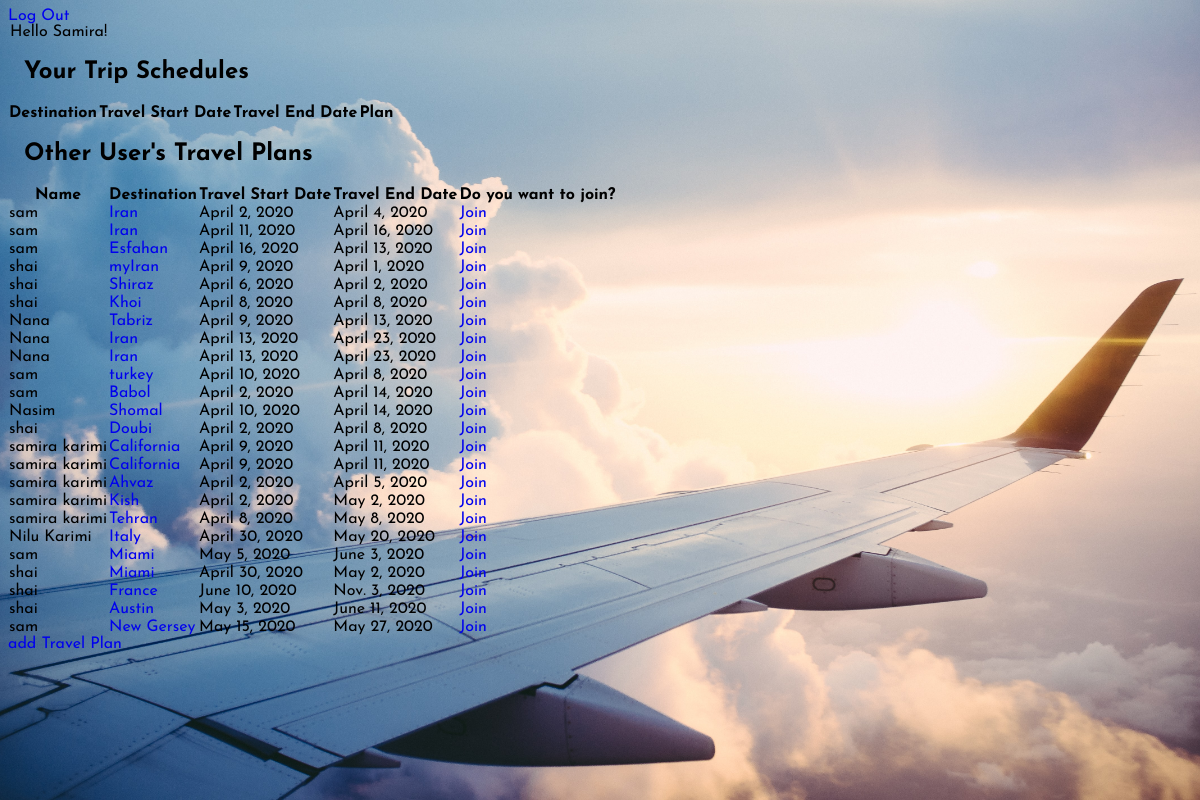
Screenshot of /success (signed in) with the database file from the repository.
### python_exam_app/models.py (models this page shows)
class User(models.Model):
    name= models.CharField(max_length=255)
    user_name = models.CharField(max_length=255)
    password = models.CharField(max_length=255)
    created_at = models.DateTimeField(auto_now_add=True)
    updated_at = models.DateTimeField(auto_now= True)
    objects = UserManager()

class Trip(models.Model):
    destination= models.CharField(max_length=255)
    description= models.CharField(max_length=255,null=False)
    uploader = models.ForeignKey(User, related_name = 'trips_uploaded', on_delete = models.CASCADE)
    planner = models.ManyToManyField(User, related_name ='plan_trips')
    DateTo=models.DateField(blank=False, null=False)
    DateFrom=models.DateField(blank=False, null=False)
    created_at = models.DateTimeField(auto_now_add=True)
    updated_at = models.DateTimeField(auto_now= True)
    objects = tripManager()

### python_exam_app/views.py (the view)
# urls.py: path('success',views.successUser),
def successUser(request):
    if 'loggedinId' not in request.session:
        return redirect('/')
    context = {
        'logedinUser':User.objects.get(id=request.session['loggedinId']),
         'myTrips': Trip.objects.filter(Q(uploader=User.objects.get(id=request.session['loggedinId']))|Q(planner=User.objects.get(id=request.session['loggedinId']))),
         'notmyTrips': Trip.objects.exclude(Q(uploader=User.objects.get(id=request.session['loggedinId']))|Q(planner=User.objects.get(id=request.session['loggedinId'])))
    }
    return render(request,'home.html',context)

### python_exam_app/templates/home.html (shortened to what this page needs)
{% load static %}
<!DOCTYPE html>
<html lang="en">
<head>
  <link rel="stylesheet" href="https://unpkg.com/tachyons@4.12.0/css/tachyons.min.css"/>
</head>
<body>
  <div class="background"></div>
    <div class='pt2 pl3'>
      <a class= 'dim  dark-blue f4 fixed right-1' href="/logOut">Log Out</a>
      <legend class="f2 fw6 ph0 mh0 ma3">Hello {{logedinUser.name}}!</legend>
  </div>
  <div class="pa4">
    <div class="overflow-auto ">
      <h2 class="f2 fw6 ph0 mh0">Your Trip Schedules</h2>
      <table class="f5 w-100 mw8 center" cellspacing="0">
        <thead>
          <tr>
            <th class="fw6 bb b--black-20 tl pb3 pr3 f4">Destination</th>
            <th class="fw6 bb b--black-20 tl pb3 pr3 f4">Travel Start Date</th>
            <th class="fw6 bb b--black-20 tl pb3 pr3 f4">Travel End Date</th>
            <th class="fw6 bb b--black-20 tl pb3 pr3 f4">Plan</th>
          </tr>
        </thead>
      </table>
      </div>
    <div class="pa4">
      <div class="overflow-auto">
        <h2>Other User's Travel Plans</h2>
        <table class="f5 w-100 mw8 center" cellspacing="0">
          <thead>
            <tr>
              <th class="fw6 bb b--black-20 tl pb3 pr3 f4">Name</th>
              <th class="fw6 bb b--black-20 tl pb3 pr3 f4">Destination</th>
              <th class="fw6 bb b--black-20 tl pb3 pr3 f4">Travel Start Date</th>
              <th class="fw6 bb b--black-20 tl pb3 pr3 f4">Travel End Date</th>
              <th class="fw6 bb b--black-20 tl pb3 pr3 f4">Do you want to join?</th>
            </tr>
          </thead>
          <tbody class="lh-copy">
            {% for nottripobj in notmyTrips %}
            <tr>
              <td class="pv3 pr3 bb b--black-20 f4">{{nottripobj.uploader.name}}</td>
              <td class="pv3 pr3 bb b--black-20 f4"><a href="/tripInfo/{{nottripobj.id}}" class="dim">{{nottripobj.destination}}</a></td>
              <td class="pv3 pr3 bb b--black-20 f4">{{nottripobj.DateFrom}}</td>
              <td class="pv3 pr3 bb b--black-20 f4">{{nottripobj.DateTo}}</td>
              <td class="pv3 pr3 bb b--black-20 f4"><a href="/join/{{nottripobj.id}}" class="dim">Join</a></td>
            </tr>
            {% endfor %}
          </tbody>
      </table>
    </div>
    <a class= 'dim white f4 fixed bottom-1 ' href="/trip/add">add Travel Plan</a>
  </div>
  </body>
</html>

### rows the page displays
User: name "Samira"
Trip: uploader.name "sam", destination "Iran", DateFrom "April 2, 2020", DateTo "April 4, 2020"
Trip: uploader.name "sam", destination "Iran", DateFrom "April 11, 2020", DateTo "April 16, 2020"
Trip: uploader.name "sam", destination "Esfahan", DateFrom "April 16, 2020", DateTo "April 13, 2020"
Trip: uploader.name "shai", destination "myIran", DateFrom "April 9, 2020", DateTo "April 1, 2020"
Trip: uploader.name "shai", destination "Shiraz", DateFrom "April 6, 2020", DateTo "April 2, 2020"
Trip: uploader.name "shai", destination "Khoi", DateFrom "April 8, 2020", DateTo "April 8, 2020"
Trip: uploader.name "Nana", destination "Tabriz", DateFrom "April 9, 2020", DateTo "April 13, 2020"
Trip: uploader.name "Nana", destination "Iran", DateFrom "April 13, 2020", DateTo "April 23, 2020"
Trip: uploader.name "Nana", destination "Iran", DateFrom "April 13, 2020", DateTo "April 23, 2020"
Trip: uploader.name "sam", destination "turkey", DateFrom "April 10, 2020", DateTo "April 8, 2020"
Trip: uploader.name "sam", destination "Babol", DateFrom "April 2, 2020", DateTo "April 14, 2020"
Trip: uploader.name "Nasim", destination "Shomal", DateFrom "April 10, 2020", DateTo "April 14, 2020"
Trip: uploader.name "shai", destination "Doubi", DateFrom "April 2, 2020", DateTo "April 8, 2020"
Trip: uploader.name "samira karimi", destination "California", DateFrom "April 9, 2020", DateTo "April 11, 2020"
Trip: uploader.name "samira karimi", destination "California", DateFrom "April 9, 2020", DateTo "April 11, 2020"
Trip: uploader.name "samira karimi", destination "Ahvaz", DateFrom "April 2, 2020", DateTo "April 5, 2020"
Trip: uploader.name "samira karimi", destination "Kish", DateFrom "April 2, 2020", DateTo "May 2, 2020"
Trip: uploader.name "samira karimi", destination "Tehran", DateFrom "April 8, 2020", DateTo "May 8, 2020"
Trip: uploader.name "Nilu Karimi", destination "Italy", DateFrom "April 30, 2020", DateTo "May 20, 2020"
Trip: uploader.name "sam", destination "Miami", DateFrom "May 5, 2020", DateTo "June 3, 2020"
Trip: uploader.name "shai", destination "Miami", DateFrom "April 30, 2020", DateTo "May 2, 2020"
Trip: uploader.name "shai", destination "France", DateFrom "June 10, 2020", DateTo "Nov. 3, 2020"
Trip: uploader.name "shai", destination "Austin", DateFrom "May 3, 2020", DateTo "June 11, 2020"
Trip: uploader.name "sam", destination "New Gersey", DateFrom "May 15, 2020", DateTo "May 27, 2020"
